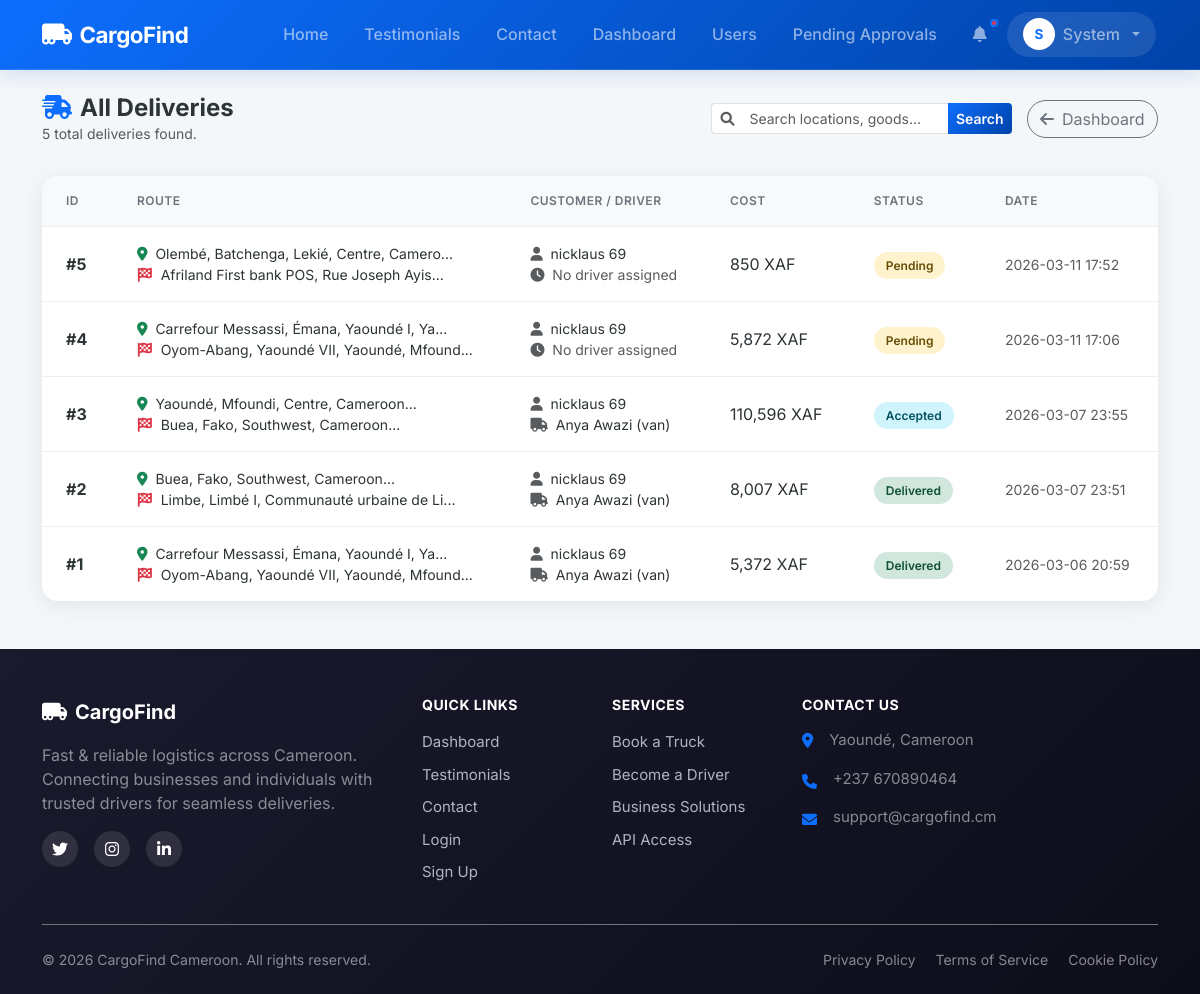
Page /admin/deliveries (signed in) on the committed database.
### models.py (models this page shows, shortened)
class User(UserMixin, db.Model):
    id = db.Column(db.Integer, primary_key=True)
    email = db.Column(db.String(120), unique=True, nullable=False)
    phone = db.Column(db.String(20), unique=True, nullable=False)
    password_hash = db.Column(db.String(255), nullable=False)
    full_name = db.Column(db.String(100), nullable=False)
    address = db.Column(db.String(200))
    role = db.Column(db.String(20), nullable=False) # 'customer', 'driver', 'admin'
    vehicle_type = db.Column(db.String(50)) # 'car', 'van', 'truck'
    vehicle_id = db.Column(db.String(50))
    license_url = db.Column(db.String(255))
    is_verified = db.Column(db.Boolean, default=False)
    registration_otp = db.Column(db.String(6))
    is_active = db.Column(db.Boolean, default=False)
    is_approved = db.Column(db.Boolean, default=False) # Admin approval
    current_lat = db.Column(db.Float)
    current_lng = db.Column(db.Float)
    deliveries_as_customer = db.relationship('Delivery', backref='customer', foreign_keys='Delivery.customer_id')
    deliveries_as_driver = db.relationship('Delivery', backref='driver', foreign_keys='Delivery.driver_id')
    notifications = db.relationship('Notification', backref='user', lazy=True)
    wallet = db.relationship('Wallet', backref='user', uselist=False)

class Delivery(db.Model):
    id = db.Column(db.Integer, primary_key=True)
    customer_id = db.Column(db.Integer, db.ForeignKey('user.id'), nullable=False)
    driver_id = db.Column(db.Integer, db.ForeignKey('user.id'))
    pickup_location = db.Column(db.String(200), nullable=False)
    pickup_lat = db.Column(db.Float)
    pickup_lng = db.Column(db.Float)
    dropoff_location = db.Column(db.String(200), nullable=False)
    dropoff_lat = db.Column(db.Float)
    dropoff_lng = db.Column(db.Float)
    goods_description = db.Column(db.Text, nullable=False)
    pickup_time = db.Column(db.DateTime, default=datetime.utcnow)
    dropoff_time = db.Column(db.DateTime)
    special_instructions = db.Column(db.Text)
    weight = db.Column(db.Float)
    vehicle_type = db.Column(db.String(50)) # Type of vehicle required
    distance_km = db.Column(db.Float)
    estimated_time = db.Column(db.String(50))
    total_cost = db.Column(db.Float)
    status = db.Column(db.String(50), default='Pending')
    created_at = db.Column(db.DateTime, default=datetime.utcnow)
    payment_status = db.Column(db.String(20), default='Unpaid') # Unpaid, Paid
    payment_method = db.Column(db.String(50)) # MoMo, Orange, Cash
    pickup_otp = db.Column(db.String(6))
    delivery_otp = db.Column(db.String(6))
    rating = db.Column(db.Integer)
    feedback = db.Column(db.Text)

### app.py (the view, shortened to what this page needs)
@app.route('/admin/deliveries')
@login_required
def admin_deliveries():
    if current_user.role != 'admin':
        return redirect(url_for('index'))
    query = request.args.get('q', '')
    status_filter = request.args.get('status', '')
    delivery_query = Delivery.query
    if status_filter:
        delivery_query = delivery_query.filter(Delivery.status == status_filter)
    deliveries = delivery_query.order_by(Delivery.id.desc()).all()
    return render_template('admin/deliveries.html', deliveries=deliveries)

### templates/admin/deliveries.html (shortened to what this page needs)
{% extends "base.html" %}
{% block content %}
<div class="delivery-management">
    <div class="page-header">
        <div>
            <h2><i class="fas fa-shipping-fast text-primary me-2"></i>All Deliveries</h2>
            <p class="text-muted small mb-0">{{ deliveries|length }} total deliveries found.</p>
        </div>
        <div class="d-flex flex-wrap gap-2 align-items-center">
            <form action="{{ url_for('admin_deliveries') }}" method="GET" class="d-flex gap-2 me-2">
                <div class="input-group input-group-sm" style="width: 300px;">
                    <span class="input-group-text bg-white border-end-0"><i class="fas fa-search text-muted"></i></span>
                    <input type="text" name="q" class="form-control border-start-0" placeholder="Search locations, goods..." value="{{ request.args.get('q', '') }}">
                    <button type="submit" class="btn btn-primary">Search</button>
                </div>
            </form>
            <a href="{{ url_for('admin_dashboard') }}" class="btn btn-outline-secondary rounded-pill">
                <i class="fas fa-arrow-left me-2"></i>Dashboard
            </a>
        </div>
    </div>
    <div class="deliveries-card">
        {% if deliveries %}
        <table class="deliveries-table">
            <thead>
                <tr>
                    <th>ID</th>
                    <th>Route</th>
                    <th>Customer / Driver</th>
                    <th>Cost</th>
                    <th>Status</th>
                    <th>Date</th>
                </tr>
            </thead>
            <tbody>
                {% for d in deliveries %}
                <tr>
                    <td data-label="ID"><strong>#{{ d.id }}</strong></td>
                    <td data-label="Route">
                        <div class="small">
                            <i class="fas fa-map-marker-alt text-success me-1"></i> {{ d.pickup_location[:40] }}...<br>
                            <i class="fas fa-flag-checkered text-danger me-1"></i> {{ d.dropoff_location[:40] }}...
                        </div>
                    </td>
                    <td data-label="Customer / Driver">
                        <div class="small">
                            {% if d.customer %}
                            <div><i class="fas fa-user me-1 text-muted"></i> {{ d.customer.full_name }}</div>
                            {% endif %}
                            {% if d.driver %}
                            <div><i class="fas fa-truck me-1 text-muted"></i> {{ d.driver.full_name }} ({{ d.driver.vehicle_type }})</div>
                            {% else %}
                            <div class="text-muted italic"><i class="fas fa-clock me-1"></i> No driver assigned</div>
                            {% endif %}
                        </div>
                    </td>
                    <td data-label="Cost">{{ "{:,}".format(d.total_cost|int) }} XAF</td>
                    <td data-label="Status">
                        <span class="status-badge
                            {% if d.status == 'Delivered' %}completed
                            {% elif d.status == 'Cancelled' %}cancelled
                            {% elif d.status in ['Driver Accepted', 'Accepted', 'Picked Up', 'In Transit'] %}active
                            {% else %}pending{% endif %}">
                            {{ d.status }}
                        </span>
                    </td>
                    <td data-label="Date"><small class="text-muted">{{ d.created_at.strftime('%Y-%m-%d %H:%M') }}</small></td>
                </tr>
                {% endfor %}
            </tbody>
        </table>
        {% else %}
        <div class="empty-state">
            <i class="fas fa-truck-loading"></i>
            <p>No deliveries found.</p>
        </div>
        {% endif %}
    </div>
</div>
{% endblock %}

### templates/base.html (shortened to what this page needs)
<!DOCTYPE html>
<html lang="en">
<head>
    <link href="https://cdn.jsdelivr.net/npm/bootstrap@5.3.0/dist/css/bootstrap.min.css" rel="stylesheet">
    <link rel="stylesheet" href="https://cdnjs.cloudflare.com/ajax/libs/font-awesome/6.0.0/css/all.min.css">
    <link rel="stylesheet" href="https://unpkg.com/leaflet@1.9.4/dist/leaflet.css" />
    <link rel="stylesheet" href="{{ url_for('static', filename='css/style.css') }}">
</head>
<body class="animate-fade-in">
    <nav class="navbar navbar-expand-lg navbar-dark sticky-top">
        <div class="container">
            <a class="navbar-brand" href="{{ url_for('index') }}">
                <i class="fas fa-truck-moving"></i>
                <span>CargoFind</span>
            </a>
            <div class="collapse navbar-collapse" id="navbarNav">
                <ul class="navbar-nav ms-auto align-items-lg-center">
                    <li class="nav-item">
                        <a class="nav-link" href="{{ url_for('index') }}">
                             Home
                        </a>
                    </li>
                    <li class="nav-item">
                        <a class="nav-link" href="{{ url_for('testimonials') }}">
                             Testimonials
                        </a>
                    </li>
                    <li class="nav-item">
                        <a class="nav-link" href="{{ url_for('contact') }}">
                             Contact
                        </a>
                    </li>
                    {% if current_user.is_authenticated %}
                        {% if current_user.role == 'customer' %}
                            <li class="nav-item">
                                <a class="nav-link" href="{{ url_for('customer_dashboard') }}">
                                    <i class="fas fa-tachometer-alt me-1 d-lg-none"></i> Dashboard
                                </a>
                            </li>
                            <li class="nav-item">
                                <a class="nav-link" href="{{ url_for('book_delivery') }}">
                                    <i class="fas fa-plus-circle me-1 d-lg-none"></i> Book Delivery
                                </a>
                            </li>
                        {% elif current_user.role == 'driver' %}
                            <li class="nav-item">
                                <a class="nav-link" href="{{ url_for('driver_dashboard') }}">
                                    <i class="fas fa-tachometer-alt me-1 d-lg-none"></i> Driver Panel
                                </a>
                            </li>
                        {% elif current_user.role == 'admin' %}
                            <li class="nav-item">
                                <a class="nav-link" href="{{ url_for('admin_dashboard') }}">
                                     Dashboard
                                </a>
                            </li>
                            <li class="nav-item">
                                <a class="nav-link" href="{{ url_for('admin_users') }}">
                                     Users
                                </a>
                            </li>
                            <li class="nav-item">
                                <a class="nav-link" href="{{ url_for('admin_pending_drivers') }}">
                                     Pending Approvals
                                </a>
                            </li>
                        {% endif %}
                        <li class="nav-item">
                            <a class="nav-link notification-badge" href="{{ url_for('notifications') }}">
                                <i class="fas fa-bell"></i>
                            </a>
                        </li>
                        <li class="nav-item dropdown">
                            <a class="nav-link nav-user dropdown-toggle" href="#" role="button" data-bs-toggle="dropdown">
                                <div class="nav-user-avatar">
                                    {{ current_user.full_name[0]|upper }}
                                </div>
                                <span class="d-none d-md-inline">{{ current_user.full_name.split()[0] }}</span>
                            </a>
                        </li>
                    {% endif %}
                </ul>
            </div>
        </div>
    </nav>
    <div class="container mt-4">
        {% block content %}{% endblock %}
    </div>
    <footer class="footer bg-dark text-white pt-5 pb-4 mt-5">
        <div class="container">
            <div class="d-none d-md-block">
                <div class="row">
                    <div class="col-lg-4 col-md-6 mb-4 mb-lg-0">
                        <a href="{{ url_for('index') }}" class="footer-brand d-flex align-items-center text-white text-decoration-none mb-3">
                            <i class="fas fa-truck-moving fa-lg me-2"></i>
                            <span class="fw-bold fs-5">CargoFind</span>
                        </a>
                        <p class="text-white-50 mb-3">Fast & reliable logistics across Cameroon. Connecting businesses and individuals with trusted drivers for seamless deliveries.</p>
                        <div class="d-flex gap-3">
                            <a href="#" class="social-link"><i class="fab fa-twitter"></i></a>
                            <a href="#" class="social-link"><i class="fab fa-instagram"></i></a>
                            <a href="#" class="social-link"><i class="fab fa-linkedin-in"></i></a>
                        </div>
                    </div>
                    <div class="col-lg-2 col-md-6 mb-4 mb-lg-0">
                        <h6 class="footer-heading text-uppercase fw-bold mb-3">Quick Links</h6>
                        <ul class="list-unstyled footer-links">
                            {% if not current_user.is_authenticated %}
                            <li><a href="{{ url_for('index') }}" class="footer-link">Home</a></li>
                            {% else %}
                            <li><a href="{% if current_user.role == 'admin' %}{{ url_for('admin_dashboard') }}{% elif current_user.role == 'driver' %}{{ url_for('driver_dashboard') }}{% else %}{{ url_for('customer_dashboard') }}{% endif %}" class="footer-link">Dashboard</a></li>
                            {% endif %}
                            <li><a href="{{ url_for('testimonials') }}" class="footer-link">Testimonials</a></li>
                            <li><a href="{{ url_for('contact') }}" class="footer-link">Contact</a></li>
                            <li><a href="{{ url_for('login') }}" class="footer-link">Login</a></li>
                            <li><a href="{{ url_for('register') }}" class="footer-link">Sign Up</a></li>
                        </ul>
                    </div>
                    <div class="col-lg-2 col-md-6 mb-4 mb-lg-0">
                        <h6 class="footer-heading text-uppercase fw-bold mb-3">Services</h6>
                        <ul class="list-unstyled footer-links">
                            <li><a href="{{ url_for('register') }}" class="footer-link">Book a Truck</a></li>
                            <li><a href="{{ url_for('register') }}" class="footer-link">Become a Driver</a></li>
                            <li><a href="{{ url_for('contact') }}" class="footer-link">Business Solutions</a></li>
                            <li><a href="{{ url_for('contact') }}" class="footer-link">API Access</a></li>
                        </ul>
                    </div>
                    <div class="col-lg-4 col-md-6">
                        <h6 class="footer-heading text-uppercase fw-bold mb-3">Contact Us</h6>
                        <ul class="list-unstyled footer-contact">
                            <li class="mb-3 d-flex align-items-start">
                                <i class="fas fa-map-marker-alt mt-1 me-3 text-primary"></i>
                                <span class="text-white-50">Yaoundé, Cameroon</span>
                            </li>
                            <li class="mb-3 d-flex align-items-center">
                                <i class="fas fa-phone mt-1 me-3 text-primary"></i>
                                <span class="text-white-50">+237 670890464</span>
                            </li>
                            <li class="mb-3 d-flex align-items-center">
                                <i class="fas fa-envelope mt-1 me-3 text-primary"></i>
                                <span class="text-white-50">support@cargofind.cm</span>
                            </li>
                        </ul>
                    </div>
                </div>
                <div class="footer-bottom border-top border-secondary mt-4 pt-4 d-flex flex-column flex-md-row justify-content-between align-items-center">
                    <p class="mb-2 mb-md-0 text-white-50">&copy; 2026 CargoFind Cameroon. All rights reserved.</p>
                    <div class="footer-bottom-links">
                        <a href="{{ url_for('privacy') }}" class="text-white-50 text-decoration-none me-3">Privacy Policy</a>
                        <a href="{{ url_for('terms') }}" class="text-white-50 text-decoration-none me-3">Terms of Service</a>
                        <a href="#" class="text-white-50 text-decoration-none">Cookie Policy</a>
                    </div>
                </div>
            </div>
        </div>
    </footer>
</body>
</html>

### rows in the picture
User: full_name "S", full_name "System"
Delivery: id "5", pickup_location "Olembé, Batchenga, Lekié, Centre, Camero", dropoff_location "Afriland First bank POS, Rue Joseph Ayis", customer.full_name "nicklaus 69", shows "No driver assigned", total_cost "850", status "Pending", created_at "2026-03-11 17:52"
Delivery: id "4", pickup_location "Carrefour Messassi, Émana, Yaoundé I, Ya", dropoff_location "Oyom-Abang, Yaoundé VII, Yaoundé, Mfound", customer.full_name "nicklaus 69", shows "No driver assigned", total_cost "5,872", status "Pending", created_at "2026-03-11 17:06"
Delivery: id "3", pickup_location "Yaoundé, Mfoundi, Centre, Cameroon", dropoff_location "Buea, Fako, Southwest, Cameroon", customer.full_name "nicklaus 69", driver.full_name "Anya Awazi", driver.vehicle_type "van", total_cost "110,596", status "Accepted", created_at "2026-03-07 23:55"
Delivery: id "2", pickup_location "Buea, Fako, Southwest, Cameroon", dropoff_location "Limbe, Limbé I, Communauté urbaine de Li", customer.full_name "nicklaus 69", driver.full_name "Anya Awazi", driver.vehicle_type "van", total_cost "8,007", status "Delivered", created_at "2026-03-07 23:51"
Delivery: id "1", pickup_location "Carrefour Messassi, Émana, Yaoundé I, Ya", dropoff_location "Oyom-Abang, Yaoundé VII, Yaoundé, Mfound", customer.full_name "nicklaus 69", driver.full_name "Anya Awazi", driver.vehicle_type "van", total_cost "5,372", status "Delivered", created_at "2026-03-06 20:59"

### other values in the picture
{{ deliveries|length }} "5"
